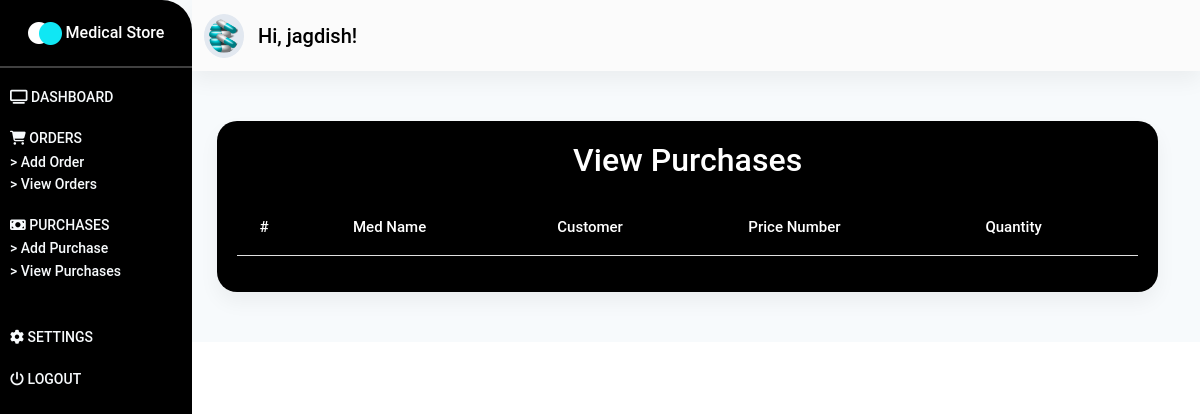
/customer/purchases/ (signed in), run on an earlier commit of the app's database.
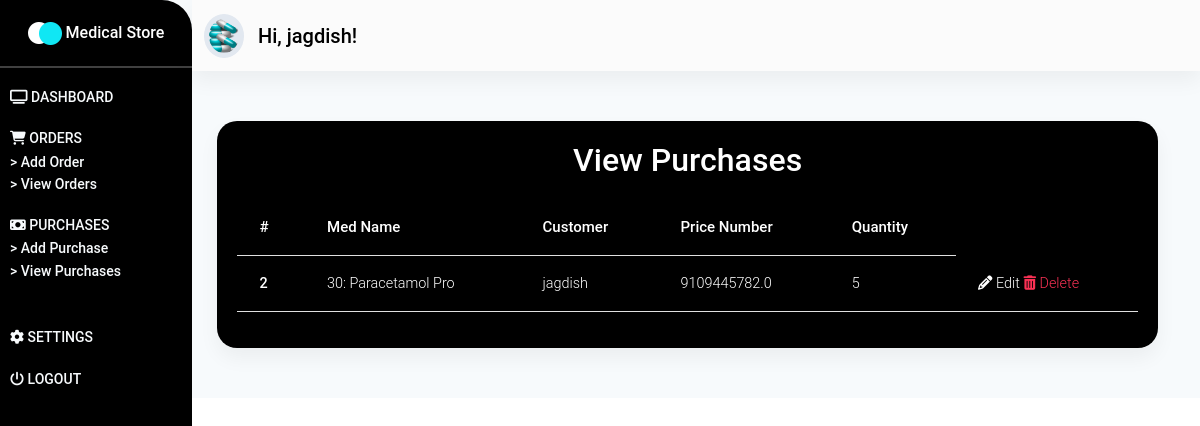
And on a later commit of the database.
### store/models.py (models this page shows, shortened)
class Purchase(models.Model):
    med_name = models.ForeignKey(Medicine, on_delete=models.CASCADE)
    customer = models.ForeignKey(User, on_delete=models.CASCADE)
    price_number = models.FloatField()
    quantity = models.IntegerField()
    def get_update_url(self):
        return reverse("store:update-purchase", kwargs={"pk": self.pk})
    def get_delete_url(self):
        return reverse("store:delete-purchase", kwargs={"pk": self.pk})

class Medicine(models.Model):
    med_code = models.IntegerField()
    med_name = models.CharField(max_length=50)
    dealer_name = models.ForeignKey(Dealer, on_delete=models.CASCADE)
    price = models.FloatField()
    stock = models.IntegerField()
    description = models.TextField()
    def __str__(self):
        return f"{self.med_code}: {self.med_name}"

### customer/views.py (the view)
# urls.py: path('purchases/', purchases_page, name="view-purchases"),
@login_required(login_url="/login/customer/")
def purchases_page(request):
    purchases = Purchase.objects.filter(customer=request.user)
    context = {
        "purchases": purchases
    }
    return render(request, "store/customer/view-purchases.html", context)

### store/templates/store/customer/view-purchases.html (shortened to what this page needs)
{% extends 'store/base.html' %}
{% load static %}
{% block content %}
<section id="dashboard_section" class="dashboard_section">
    {% include "store/_dashboard-customer.html" %}
    <div class="container-fluid">
        <div class="add_dealer">
            <div class="purchase__card card">
                <p class="h2">
                    View Purchases
                </p>
                <div class="dealers__table table-responsive">
                    <table class="table">
                        <thead>
                            <tr>
                                <th scope="col">#</th>
                                <th scope="col">Med Name</th>
                                <th scope="col">Customer</th>
                                <th scope="col">Price Number</th>
                                <th scope="col">Quantity</th>
                            </tr>
                        </thead>
                        <tbody>
                            {% for purchase in purchases %}
                            <tr>
                                <th scope="row">{{ purchase.id }}</th>
                                <td>{{ purchase.med_name }}</td>
                                <td>{{ purchase.customer }}</td>
                                <td>{{ purchase.price_number }}</td>
                                <td>{{ purchase.quantity }}</td>
                                <td>
                                    <a href="{{ purchase.get_update_url }}" class="text-white">
                                        <i class="fa fa-pencil" aria-hidden="true"></i> Edit
                                    </a>
                                    <a href="{{ purchase.get_delete_url }}" class="text-danger">
                                        <i class="fa fa-trash" aria-hidden="true"></i> Delete
                                    </a>
                                </td>
                            </tr>
                            {% endfor %}
                        </tbody>
                    </table>
                </div>
            </div>
        </div>
    </div>
</section>
{% endblock content %}

What changed in the data, as far as the page shows it:
added Purchase: id "2", med_name "30: Paracetamol Pro", customer "jagdish", price_number "9109445782.0", quantity "5"
